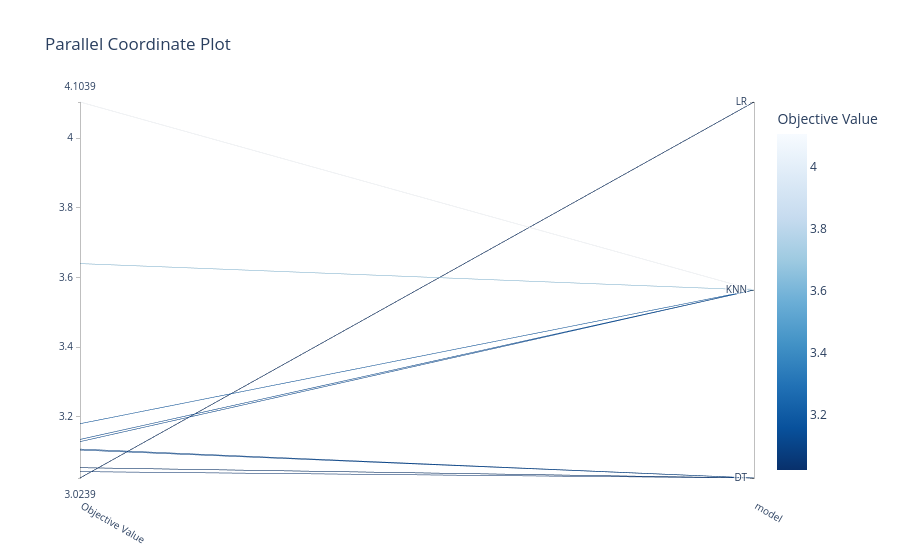

Notebook code for this chart:
### Code cell
# partial coord plot

optuna.visualization.plot_parallel_coordinate(study,params=["model"])

### Figure 1 — Plotly figure (JSON) as saved in the notebook; plotly's stock layout.template omitted (floating-point values rounded to 4 significant figures)
{"data": [{"dimensions": [{"label": "Objective Value", "range": [3.024, 4.104], "values": [3.053, 3.107, 3.135, 3.053, 4.104, 3.104, 3.128, 3.024, 3.64, 3.024, 3.024, 3.024, 3.024, 3.024, 3.024, 3.024, 3.024, 3.024, 3.024, 3.024, 3.024, 3.024, 3.024, 3.024, 3.024, 3.024, 3.024, 3.024, 3.042, 3.18]}, {"label": "model", "range": [0, 2], "ticktext": ["DT", "KNN", "LR"], "tickvals": [0, 1, 2], "values": [0, 0, 1, 0, 1, 0, 1, 2, 1, 2, 2, 2, 2, 2, 2, 2, 2, 2, 2, 2, 2, 2, 2, 2, 2, 2, 2, 2, 0, 1]}], "labelangle": 30, "labelside": "bottom", "line": {"color": [3.053, 3.107, 3.135, 3.053, 4.104, 3.104, 3.128, 3.024, 3.64, 3.024, 3.024, 3.024, 3.024, 3.024, 3.024, 3.024, 3.024, 3.024, 3.024, 3.024, 3.024, 3.024, 3.024, 3.024, 3.024, 3.024, 3.024, 3.024, 3.042, 3.18], "colorbar": {"title": {"text": "Objective Value"}}, "colorscale": [[0, "rgb(247,251,255)"], [0.125, "rgb(222,235,247)"], [0.25, "rgb(198,219,239)"], [0.375, "rgb(158,202,225)"], [0.5, "rgb(107,174,214)"], [0.625, "rgb(66,146,198)"], [0.75, "rgb(33,113,181)"], [0.875, "rgb(8,81,156)"], [1, "rgb(8,48,107)"]], "reversescale": true, "showscale": true}, "type": "parcoords"}], "layout": {"title": {"text": "Parallel Coordinate Plot"}}}
